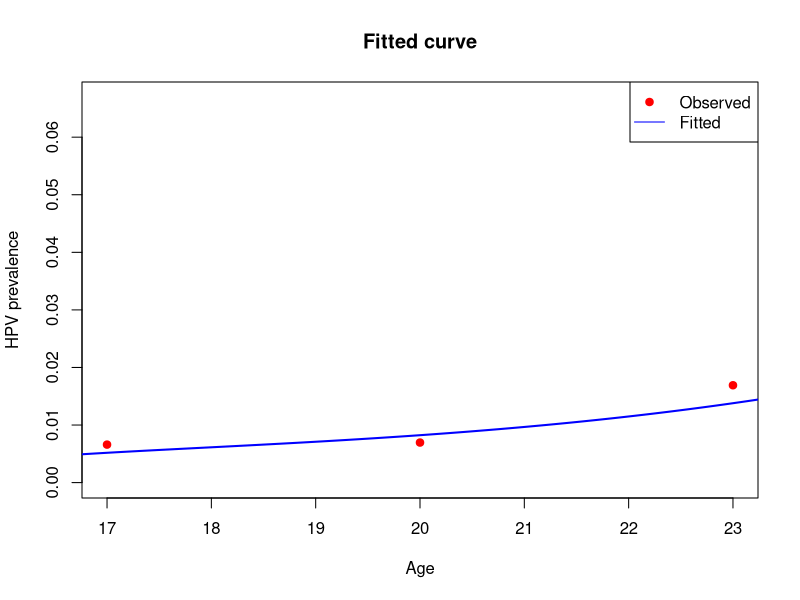

Write the R code that produced this figure.
x <- c(17, 20, 23)               
n_total <- c(1061, 1869, 414)      
y_infected <- c(7, 13, 7)  

x0 <- 15                            
n_power <- 0.75                         
f_model <- function(x, A, B, C) {
  d <- x - x0
  B + (A * d^n_power - B) * exp(-C * d)
}

neg_log_likelihood <- function(par) {
  A <- par[1]
  B <- par[2]
  C <- par[3]
  
  p <- f_model(x, A, B, C)
  p <- pmax(pmin(p, 1 - 1e-6), 1e-6)  
  
  -sum(y_infected * log(p) + (n_total - y_infected) * log(1 - p))
}

result <- optim(
  par = c(0.01, 0.1, 0.1),       
  fn = neg_log_likelihood,      
  method = "BFGS"
)




curve_x <- seq(16, 24, length.out = 200)
fitted_p <- f_model(curve_x, result$par[1], result$par[2], result$par[3])

plot(x, y_infected / n_total, col = "red", pch = 19,
     ylim = c(0, max(y_infected / n_total, fitted_p) + 0.05),
     xlab = "Age", ylab = "HPV prevalence",
     main = "Fitted curve")
lines(curve_x, fitted_p, col = "blue", lwd = 2)
legend("topright", legend = c("Observed", "Fitted"),
       col = c("red", "blue"), pch = c(19, NA), lty = c(NA, 1))
